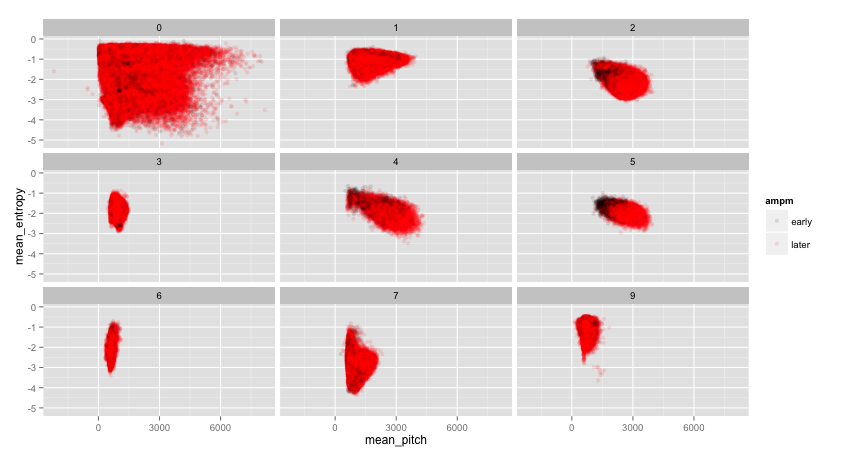

Generate this figure with R:
source("bird-prologue.r")

# use entropy, pitch, hour, and cluster data
morning_voice <- allmeans[,c("mean_entropy","mean_pitch","hour","cluster")]
# add a column with a binary switch for am/pm
morning_voice$ampm <- apply(entropy_ts,1,function(row) if (row["hour"] < 10) "early" else "later")

# scatter plots, split by cluster, comparing pitch and entropy, colored by am/pm
mv_plots <- ggplot(morning_voice, aes(x=mean_pitch, y=mean_entropy, color=ampm)) +
  geom_point(alpha=.11) + facet_wrap( ~ cluster) +
  scale_colour_manual(values=c("early"="black","later"="red"))
